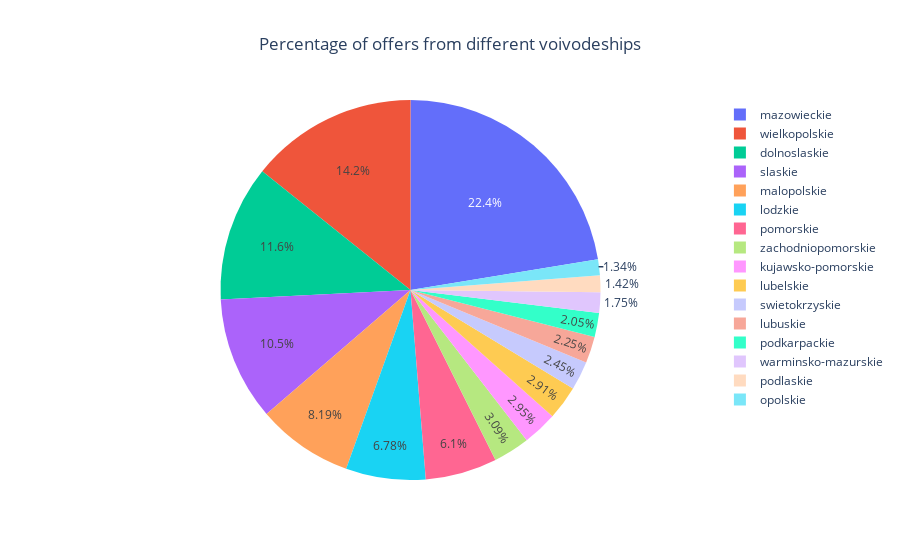

Here is the notebook cell this chart was saved with:
### Code cell
px.pie(data, names='Voivodeship', title='Percentage of offers from different voivodeships').update_layout(title_x=0.5)

### Figure 1 — Plotly figure (JSON) as saved in the notebook; plotly's stock layout.template omitted (floating-point values rounded to 4 significant figures; data arrays with more than 128 entries replaced by an {"elided": "..."} marker saying what was removed)
{"data": [{"domain": {"x": [0.0, 1.0], "y": [0.0, 1.0]}, "hovertemplate": "Voivodeship=%{label}<extra></extra>", "labels": {"elided": "4984 str values"}, "legendgroup": "", "name": "", "showlegend": true, "type": "pie"}], "layout": {"legend": {"tracegroupgap": 0}, "title": {"text": "Percentage of offers from different voivodeships", "x": 0.5}}}
